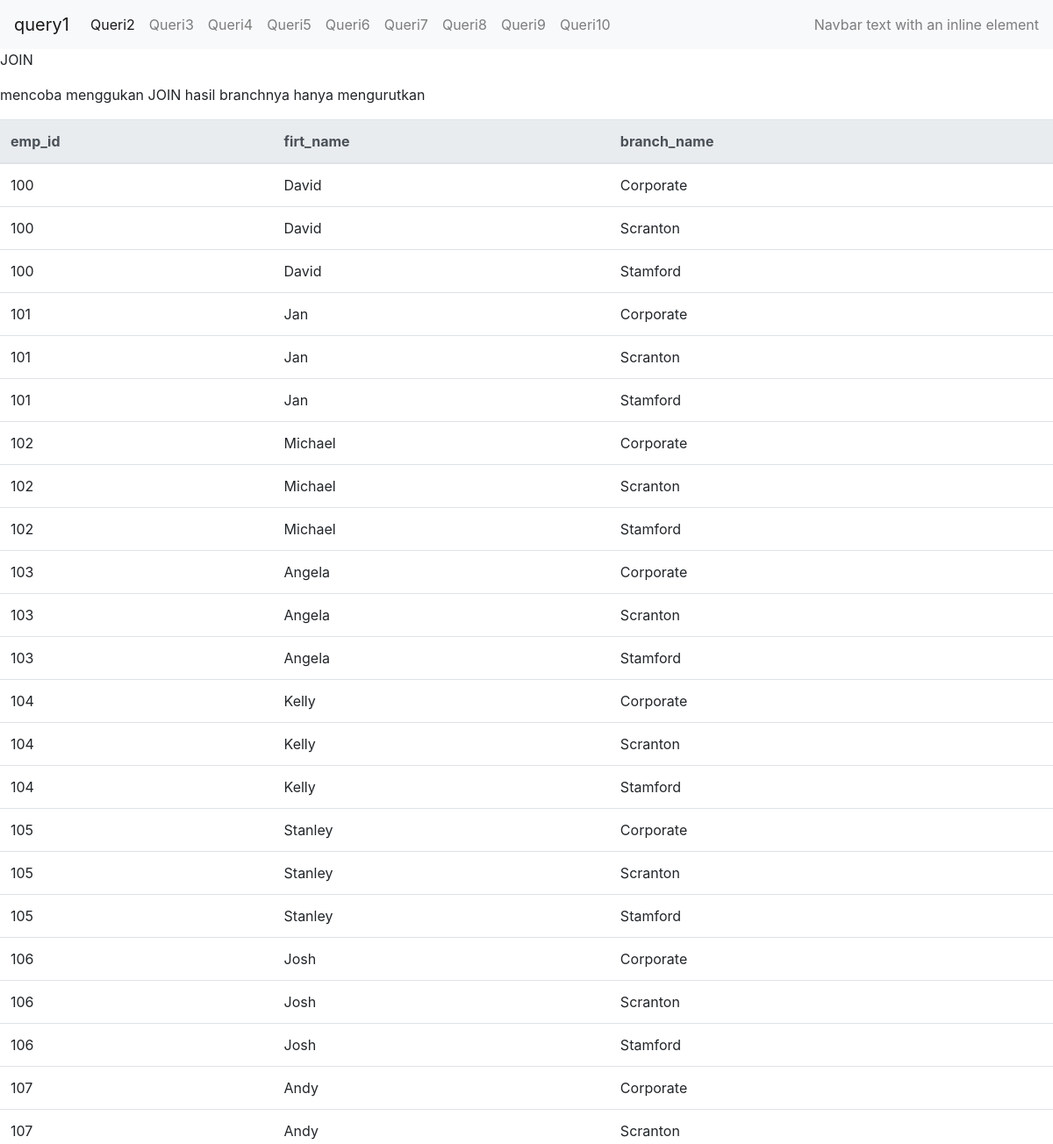
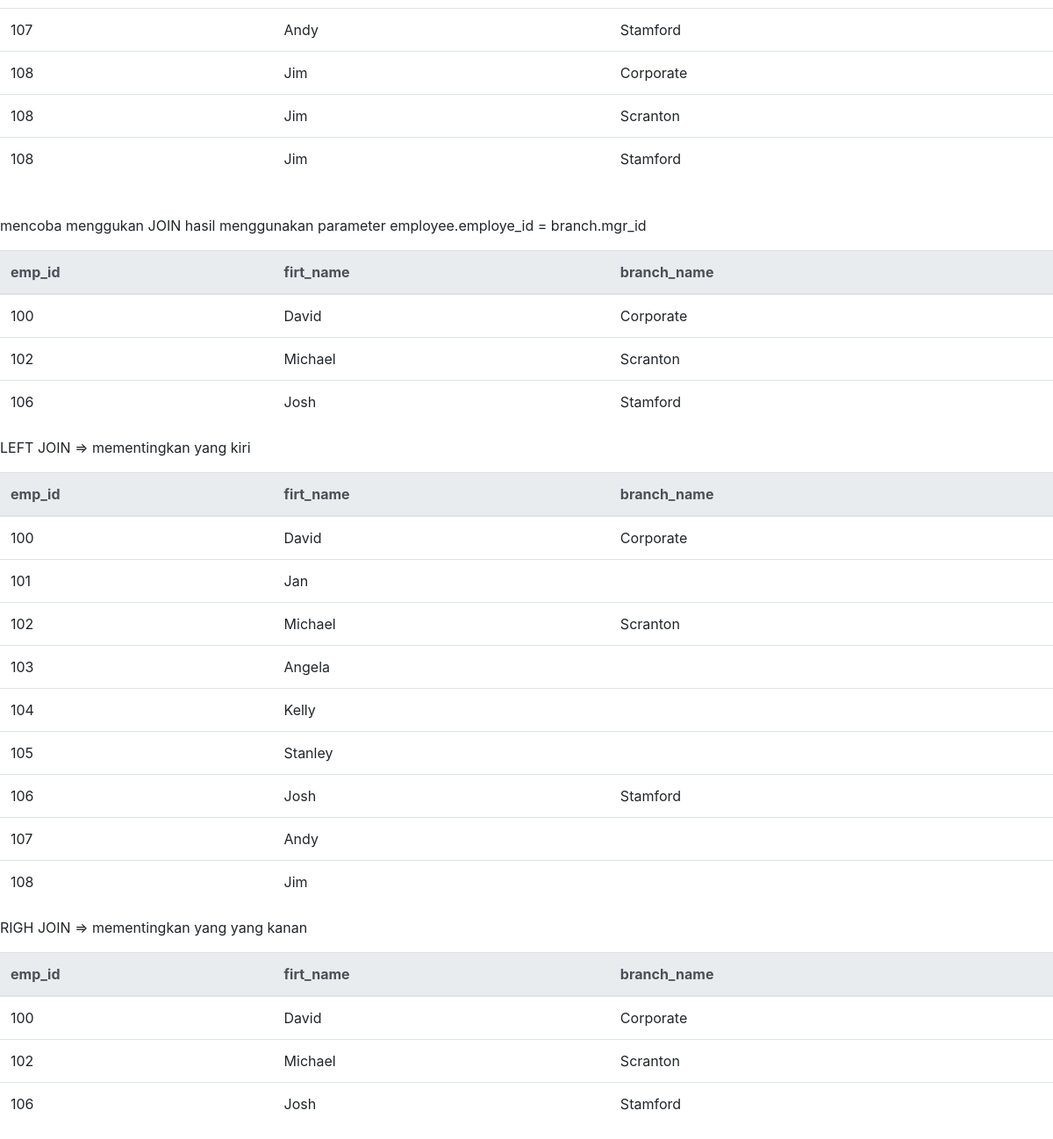
/query5.php, run on the app's committed database (2 pictures, top to bottom).
### tables this page shows
CREATE TABLE `employee` (
  `emp_id` int(11) NOT NULL,
  `firt_name` varchar(40) DEFAULT NULL,
  `last_name` varchar(40) DEFAULT NULL,
  `birth_day` date DEFAULT NULL,
  `sex` varchar(1) DEFAULT NULL,
  `salary` int(11) DEFAULT NULL,
  `super_id` int(11) DEFAULT NULL,
  `branch_id` int(11) DEFAULT NULL
);

CREATE TABLE `branch` (
  `branch_id` int(11) NOT NULL,
  `branch_name` varchar(40) DEFAULT NULL,
  `mgr_id` int(11) DEFAULT NULL,
  `mgr_start_date` date DEFAULT NULL
);

### query5.php (the view, shortened to what this page needs)
<!DOCTYPE html>
<html lang="en">
<head>
</head>
<body>
    <p>JOIN</p>
    <p>mencoba menggukan JOIN hasil branchnya hanya mengurutkan</p>
    <table class="table">
        <thead class="thead-light">
            <tr>
                <th scope="col">emp_id </th>
                <th scope="col">firt_name</th>
                <th scope="col">branch_name</th>
            </tr>
        </thead>
        <tbody>
            <?php
            include 'koneksi.php';
            $data = mysqli_query($koneksi, "SELECT employee.emp_id,  employee.firt_name, branch.branch_name FROM employee JOIN branch");
            while ($d = mysqli_fetch_array($data)) {
            ?>
                <tr>
                    <td><?php echo $d['emp_id']; ?></td>
                    <td><?php echo $d['firt_name']; ?></td>
                    <td><?php echo $d['branch_name']; ?></td>
                </tr>
            <?php
            }
            ?>
        </tbody>
    </table>
    <br>
    <p>mencoba menggukan JOIN hasil menggunakan parameter employee.employe_id = branch.mgr_id</p>
    <table class="table">
        <thead class="thead-light">
            <tr>
                <th scope="col">emp_id </th>
                <th scope="col">firt_name</th>
                <th scope="col">branch_name</th>
            </tr>
        </thead>
        <tbody>
            <?php
            include 'koneksi.php';
            $data = mysqli_query($koneksi, "SELECT employee.emp_id,  employee.firt_name, branch.branch_name FROM employee JOIN branch ON employee.emp_id = branch.mgr_id");
            while ($d = mysqli_fetch_array($data)) {
            ?>
                <tr>
                    <td><?php echo $d['emp_id']; ?></td>
                    <td><?php echo $d['firt_name']; ?></td>
                    <td><?php echo $d['branch_name']; ?></td>
                </tr>
            <?php
            }
            ?>
        </tbody>
    </table>
    <p>LEFT JOIN => mementingkan yang kiri</p>
    <table class="table">
        <thead class="thead-light">
            <tr>
                <th scope="col">emp_id </th>
                <th scope="col">firt_name</th>
                <th scope="col">branch_name</th>
            </tr>
        </thead>
        <tbody>
            <?php
            include 'koneksi.php';
            $data = mysqli_query($koneksi, "SELECT employee.emp_id,  employee.firt_name, branch.branch_name FROM employee LEFT JOIN branch ON employee.emp_id = branch.mgr_id");
            while ($d = mysqli_fetch_array($data)) {
            ?>
                <tr>
                    <td><?php echo $d['emp_id']; ?></td>
                    <td><?php echo $d['firt_name']; ?></td>
                    <td><?php echo $d['branch_name']; ?></td>
                </tr>
            <?php
            }
            ?>
        </tbody>
    </table>
</body>
<p>RIGH JOIN => mementingkan yang yang kanan</p>
<table class="table">
    <thead class="thead-light">
        <tr>
            <th scope="col">emp_id </th>
            <th scope="col">firt_name</th>
            <th scope="col">branch_name</th>
        </tr>
    </thead>
    <tbody>
        <?php
        include 'koneksi.php';
        $data = mysqli_query($koneksi, "SELECT employee.emp_id,  employee.firt_name, branch.branch_name FROM employee RIGHT JOIN branch ON employee.emp_id = branch.mgr_id");
        while ($d = mysqli_fetch_array($data)) {
        ?>
            <tr>
                <td><?php echo $d['emp_id']; ?></td>
                <td><?php echo $d['firt_name']; ?></td>
                <td><?php echo $d['branch_name']; ?></td>
            </tr>
        <?php
        }
        ?>
    </tbody>
</table>
</body>
</html>

### data on the page
employee: emp_id "100", firt_name "David", branch.branch_name "Corporate", branch.branch_name "Scranton", branch.branch_name "Stamford"
employee: emp_id "101", firt_name "Jan", branch.branch_name "Corporate", branch.branch_name "Scranton", branch.branch_name "Stamford"
employee: emp_id "102", firt_name "Michael", branch.branch_name "Corporate", branch.branch_name "Scranton", branch.branch_name "Stamford"
employee: emp_id "103", firt_name "Angela", branch.branch_name "Corporate", branch.branch_name "Scranton", branch.branch_name "Stamford"
employee: emp_id "104", firt_name "Kelly", branch.branch_name "Corporate", branch.branch_name "Scranton", branch.branch_name "Stamford"
employee: emp_id "105", firt_name "Stanley", branch.branch_name "Corporate", branch.branch_name "Scranton", branch.branch_name "Stamford"
employee: emp_id "106", firt_name "Josh", branch.branch_name "Corporate", branch.branch_name "Scranton", branch.branch_name "Stamford"
employee: emp_id "107", firt_name "Andy", branch.branch_name "Corporate", branch.branch_name "Scranton", branch.branch_name "Stamford"
employee: emp_id "108", firt_name "Jim", branch.branch_name "Corporate", branch.branch_name "Scranton", branch.branch_name "Stamford"
